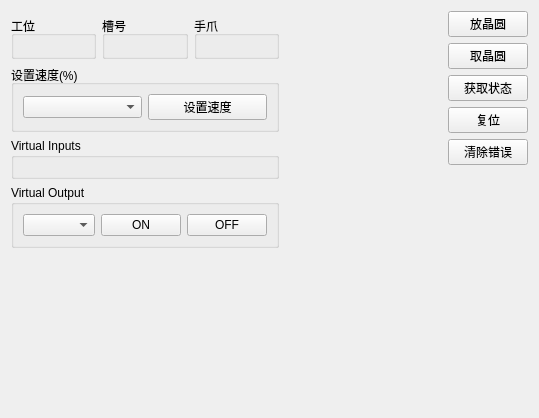
<?xml version="1.0" encoding="UTF-8"?>
<ui version="4.0">
 <class>EFEMRobotWaferAbstractSubsystemWidget</class>
 <widget class="QWidget" name="EFEMRobotWaferAbstractSubsystemWidget">
  <property name="geometry">
   <rect>
    <x>0</x>
    <y>0</y>
    <width>539</width>
    <height>418</height>
   </rect>
  </property>
  <property name="windowTitle">
   <string>Form</string>
  </property>
  <layout class="QHBoxLayout" name="horizontalLayout">
   <item>
    <layout class="QVBoxLayout" name="verticalLayout">
     <item>
      <layout class="QHBoxLayout" name="horizontalLayout_2">
       <property name="topMargin">
        <number>5</number>
       </property>
       <item>
        <widget class="QGroupBox" name="station_group">
         <property name="title">
          <string>工位</string>
         </property>
         <layout class="QVBoxLayout" name="station_layout">
          <property name="spacing">
           <number>10</number>
          </property>
          <property name="leftMargin">
           <number>10</number>
          </property>
          <property name="topMargin">
           <number>10</number>
          </property>
          <property name="rightMargin">
           <number>10</number>
          </property>
          <property name="bottomMargin">
           <number>10</number>
          </property>
         </layout>
        </widget>
       </item>
       <item>
        <widget class="QGroupBox" name="slots_group">
         <property name="title">
          <string>槽号</string>
         </property>
         <layout class="QHBoxLayout" name="slots_layout"/>
        </widget>
       </item>
       <item>
        <widget class="QGroupBox" name="arm_group">
         <property name="title">
          <string>手爪</string>
         </property>
         <layout class="QVBoxLayout" name="arm_layout">
          <property name="spacing">
           <number>0</number>
          </property>
          <property name="leftMargin">
           <number>5</number>
          </property>
          <property name="topMargin">
           <number>5</number>
          </property>
          <property name="rightMargin">
           <number>5</number>
          </property>
          <property name="bottomMargin">
           <number>5</number>
          </property>
         </layout>
        </widget>
       </item>
      </layout>
     </item>
     <item>
      <widget class="QGroupBox" name="groupBox_3">
       <property name="title">
        <string>设置速度(%)</string>
       </property>
       <layout class="QHBoxLayout" name="horizontalLayout_4">
        <item>
         <widget class="QComboBox" name="speed_combo"/>
        </item>
        <item>
         <widget class="QPushButton" name="setspeed_btn">
          <property name="text">
           <string>设置速度</string>
          </property>
         </widget>
        </item>
       </layout>
      </widget>
     </item>
     <item>
      <widget class="QGroupBox" name="virtual_inputs_group">
       <property name="title">
        <string>Virtual Inputs</string>
       </property>
       <layout class="QGridLayout" name="inputs_layout"/>
      </widget>
     </item>
     <item>
      <widget class="QGroupBox" name="virtual_outputs_group">
       <property name="title">
        <string>Virtual Output</string>
       </property>
       <layout class="QHBoxLayout" name="horizontalLayout_3">
        <item>
         <widget class="QComboBox" name="output_combo"/>
        </item>
        <item>
         <widget class="QPushButton" name="out_on_btn">
          <property name="text">
           <string>ON</string>
          </property>
         </widget>
        </item>
        <item>
         <widget class="QPushButton" name="out_off_btn">
          <property name="text">
           <string>OFF</string>
          </property>
         </widget>
        </item>
       </layout>
      </widget>
     </item>
     <item>
      <spacer name="verticalSpacer_2">
       <property name="orientation">
        <enum>Qt::Vertical</enum>
       </property>
       <property name="sizeHint" stdset="0">
        <size>
         <width>20</width>
         <height>40</height>
        </size>
       </property>
      </spacer>
     </item>
    </layout>
   </item>
   <item>
    <spacer name="horizontalSpacer">
     <property name="orientation">
      <enum>Qt::Horizontal</enum>
     </property>
     <property name="sizeHint" stdset="0">
      <size>
       <width>33</width>
       <height>20</height>
      </size>
     </property>
    </spacer>
   </item>
   <item>
    <layout class="QHBoxLayout" name="extern_layout"/>
   </item>
   <item>
    <layout class="QVBoxLayout" name="right_verticalLayout">
     <property name="sizeConstraint">
      <enum>QLayout::SetFixedSize</enum>
     </property>
     <item>
      <widget class="QPushButton" name="put_btn">
       <property name="minimumSize">
        <size>
         <width>0</width>
         <height>0</height>
        </size>
       </property>
       <property name="text">
        <string>放晶圆</string>
       </property>
      </widget>
     </item>
     <item>
      <widget class="QPushButton" name="get_btn">
       <property name="minimumSize">
        <size>
         <width>0</width>
         <height>0</height>
        </size>
       </property>
       <property name="text">
        <string>取晶圆</string>
       </property>
      </widget>
     </item>
     <item>
      <widget class="QPushButton" name="generate_btn">
       <property name="minimumSize">
        <size>
         <width>0</width>
         <height>0</height>
        </size>
       </property>
       <property name="text">
        <string>获取状态</string>
       </property>
      </widget>
     </item>
     <item>
      <widget class="QPushButton" name="reset_btn">
       <property name="minimumSize">
        <size>
         <width>0</width>
         <height>0</height>
        </size>
       </property>
       <property name="text">
        <string>复位</string>
       </property>
      </widget>
     </item>
     <item>
      <widget class="QPushButton" name="clear_btn">
       <property name="minimumSize">
        <size>
         <width>0</width>
         <height>0</height>
        </size>
       </property>
       <property name="text">
        <string>清除错误</string>
       </property>
      </widget>
     </item>
     <item>
      <spacer name="verticalSpacer">
       <property name="orientation">
        <enum>Qt::Vertical</enum>
       </property>
       <property name="sizeHint" stdset="0">
        <size>
         <width>20</width>
         <height>40</height>
        </size>
       </property>
      </spacer>
     </item>
    </layout>
   </item>
  </layout>
 </widget>
 <resources/>
 <connections/>
</ui>
